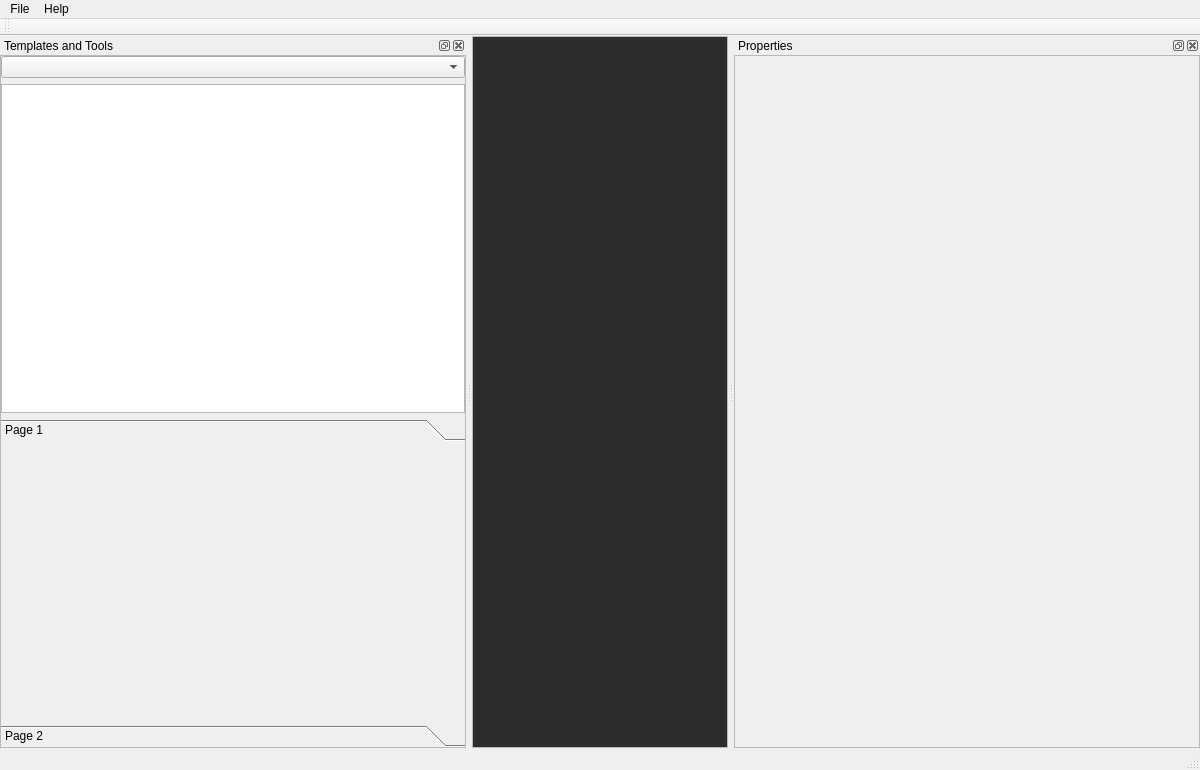
<?xml version="1.0" encoding="UTF-8"?>
<ui version="4.0">
 <class>MainWindow</class>
 <widget class="QMainWindow" name="MainWindow">
  <property name="geometry">
   <rect>
    <x>0</x>
    <y>0</y>
    <width>1200</width>
    <height>770</height>
   </rect>
  </property>
  <property name="windowTitle">
   <string>MainWindow</string>
  </property>
  <widget class="QWidget" name="centralWidget">
   <property name="sizePolicy">
    <sizepolicy hsizetype="Maximum" vsizetype="Maximum">
     <horstretch>0</horstretch>
     <verstretch>0</verstretch>
    </sizepolicy>
   </property>
   <layout class="QHBoxLayout" name="horizontalLayout">
    <property name="leftMargin">
     <number>0</number>
    </property>
    <property name="topMargin">
     <number>0</number>
    </property>
    <property name="rightMargin">
     <number>0</number>
    </property>
    <property name="bottomMargin">
     <number>0</number>
    </property>
    <item>
     <widget class="QGraphicsView" name="graphicsView">
      <property name="palette">
       <palette>
        <active>
         <colorrole role="Light">
          <brush brushstyle="SolidPattern">
           <color alpha="255">
            <red>45</red>
            <green>45</green>
            <blue>45</blue>
           </color>
          </brush>
         </colorrole>
         <colorrole role="Base">
          <brush brushstyle="SolidPattern">
           <color alpha="255">
            <red>45</red>
            <green>45</green>
            <blue>45</blue>
           </color>
          </brush>
         </colorrole>
        </active>
        <inactive>
         <colorrole role="Light">
          <brush brushstyle="SolidPattern">
           <color alpha="255">
            <red>45</red>
            <green>45</green>
            <blue>45</blue>
           </color>
          </brush>
         </colorrole>
         <colorrole role="Base">
          <brush brushstyle="SolidPattern">
           <color alpha="255">
            <red>45</red>
            <green>45</green>
            <blue>45</blue>
           </color>
          </brush>
         </colorrole>
        </inactive>
        <disabled>
         <colorrole role="Light">
          <brush brushstyle="SolidPattern">
           <color alpha="255">
            <red>45</red>
            <green>45</green>
            <blue>45</blue>
           </color>
          </brush>
         </colorrole>
         <colorrole role="Base">
          <brush brushstyle="SolidPattern">
           <color alpha="255">
            <red>240</red>
            <green>240</green>
            <blue>240</blue>
           </color>
          </brush>
         </colorrole>
        </disabled>
       </palette>
      </property>
      <property name="autoFillBackground">
       <bool>false</bool>
      </property>
     </widget>
    </item>
   </layout>
  </widget>
  <widget class="QMenuBar" name="menuBar">
   <property name="geometry">
    <rect>
     <x>0</x>
     <y>0</y>
     <width>1200</width>
     <height>21</height>
    </rect>
   </property>
   <widget class="QMenu" name="menuFile">
    <property name="title">
     <string>File</string>
    </property>
    <addaction name="actionOpen"/>
   </widget>
   <widget class="QMenu" name="menuHelp">
    <property name="title">
     <string>Help</string>
    </property>
    <addaction name="actionAbout"/>
   </widget>
   <addaction name="menuFile"/>
   <addaction name="menuHelp"/>
  </widget>
  <widget class="QToolBar" name="mainToolBar">
   <attribute name="toolBarArea">
    <enum>TopToolBarArea</enum>
   </attribute>
   <attribute name="toolBarBreak">
    <bool>false</bool>
   </attribute>
  </widget>
  <widget class="QStatusBar" name="statusBar"/>
  <widget class="QDockWidget" name="dockWidgetTemplateTools">
   <property name="windowTitle">
    <string>Templates and Tools</string>
   </property>
   <attribute name="dockWidgetArea">
    <number>1</number>
   </attribute>
   <widget class="QWidget" name="dockWidgetContents">
    <layout class="QVBoxLayout" name="verticalLayout">
     <property name="leftMargin">
      <number>0</number>
     </property>
     <property name="topMargin">
      <number>0</number>
     </property>
     <property name="rightMargin">
      <number>0</number>
     </property>
     <property name="bottomMargin">
      <number>0</number>
     </property>
     <item>
      <widget class="QFrame" name="frame">
       <property name="sizePolicy">
        <sizepolicy hsizetype="Preferred" vsizetype="Preferred">
         <horstretch>0</horstretch>
         <verstretch>0</verstretch>
        </sizepolicy>
       </property>
       <property name="frameShape">
        <enum>QFrame::StyledPanel</enum>
       </property>
       <property name="frameShadow">
        <enum>QFrame::Sunken</enum>
       </property>
       <property name="lineWidth">
        <number>2</number>
       </property>
       <layout class="QVBoxLayout" name="verticalLayout_2">
        <property name="leftMargin">
         <number>0</number>
        </property>
        <property name="topMargin">
         <number>0</number>
        </property>
        <property name="rightMargin">
         <number>0</number>
        </property>
        <property name="bottomMargin">
         <number>0</number>
        </property>
        <item>
         <widget class="QComboBox" name="comboBoxTemplate"/>
        </item>
        <item>
         <widget class="QTreeView" name="treeViewTemplate">
          <property name="indentation">
           <number>10</number>
          </property>
         </widget>
        </item>
        <item>
         <widget class="QToolBox" name="toolBox">
          <property name="currentIndex">
           <number>0</number>
          </property>
          <widget class="QWidget" name="page">
           <property name="geometry">
            <rect>
             <x>0</x>
             <y>0</y>
             <width>256</width>
             <height>276</height>
            </rect>
           </property>
           <attribute name="label">
            <string>Page 1</string>
           </attribute>
          </widget>
          <widget class="QWidget" name="page_2">
           <property name="geometry">
            <rect>
             <x>0</x>
             <y>0</y>
             <width>256</width>
             <height>276</height>
            </rect>
           </property>
           <attribute name="label">
            <string>Page 2</string>
           </attribute>
          </widget>
         </widget>
        </item>
       </layout>
      </widget>
     </item>
    </layout>
   </widget>
  </widget>
  <widget class="QDockWidget" name="dockWidgetProperties">
   <property name="windowTitle">
    <string>Properties</string>
   </property>
   <attribute name="dockWidgetArea">
    <number>2</number>
   </attribute>
   <widget class="QWidget" name="dockWidgetContents_4">
    <layout class="QVBoxLayout" name="verticalLayout_3">
     <property name="leftMargin">
      <number>0</number>
     </property>
     <property name="topMargin">
      <number>0</number>
     </property>
     <property name="rightMargin">
      <number>0</number>
     </property>
     <property name="bottomMargin">
      <number>0</number>
     </property>
     <item>
      <widget class="QFrame" name="frame_2">
       <property name="minimumSize">
        <size>
         <width>200</width>
         <height>0</height>
        </size>
       </property>
       <property name="frameShape">
        <enum>QFrame::StyledPanel</enum>
       </property>
       <property name="frameShadow">
        <enum>QFrame::Sunken</enum>
       </property>
      </widget>
     </item>
    </layout>
   </widget>
  </widget>
  <action name="actionOpen">
   <property name="text">
    <string>&amp;View entire model in a tree</string>
   </property>
  </action>
  <action name="actionAbout">
   <property name="text">
    <string>&amp;About</string>
   </property>
  </action>
 </widget>
 <layoutdefault spacing="6" margin="11"/>
 <resources/>
 <connections>
  <connection>
   <sender>actionOpen</sender>
   <signal>triggered()</signal>
   <receiver>MainWindow</receiver>
   <slot>openFile()</slot>
   <hints>
    <hint type="sourcelabel">
     <x>-1</x>
     <y>-1</y>
    </hint>
    <hint type="destinationlabel">
     <x>442</x>
     <y>384</y>
    </hint>
   </hints>
  </connection>
 </connections>
 <slots>
  <slot>openFile()</slot>
 </slots>
</ui>
